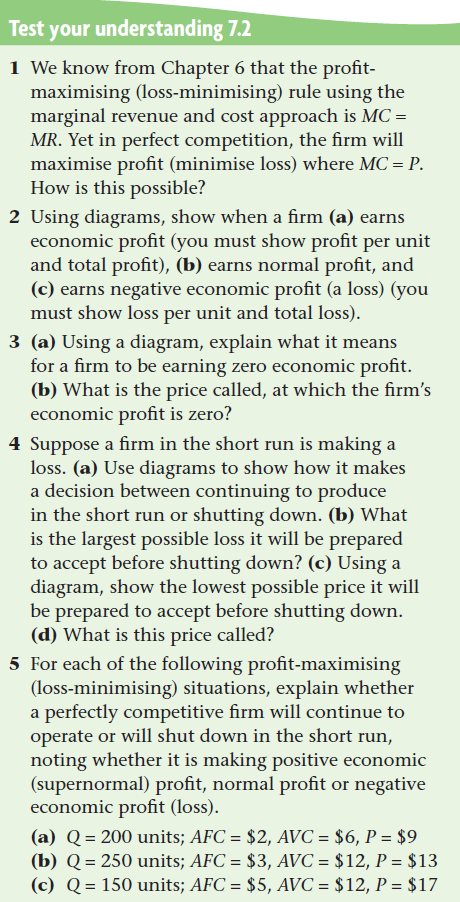
#> input picture images/econtest1.png, 460 x 902 px
$ python clustering2.py
#> lines starting #> are read from the running program, lines starting #| are printed output that depends on the picture
### numberExtraction.py
import time
s = time.time()
import networkx as nx
import pandas as pd
import cv2
import numpy as np
from numpy.linalg import norm
import re
import math
import pytesseract
import matplotlib.pyplot as plt
import itertools
import sklearn.metrics
# print(f"Imports completed in {time.time() - s}s")
pytesseract.pytesseract.tesseract_cmd = 'C:\\Program Files\\Tesseract-OCR\\tesseract.exe' #windoge moment

def load(somethinglol):
#> called with somethinglol = 'images/econtest1.png'
    img = cv2.imread(somethinglol)
#> img is the input picture: shape (902, 460, 3); mean B, G, R 205.8, 222.6, 211.4
    img = cv2.cvtColor(img, cv2.COLOR_BGR2GRAY)
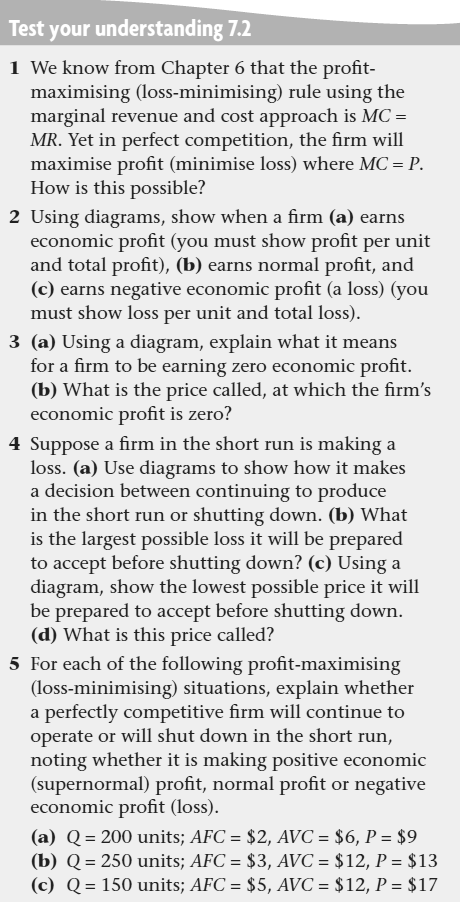
#> img: shape (902, 460); min 32, max 255, mean 217.5
    h, w = img.shape
#> h = 902; w = 460
    img = cv2.resize(img, (1000, 1000))
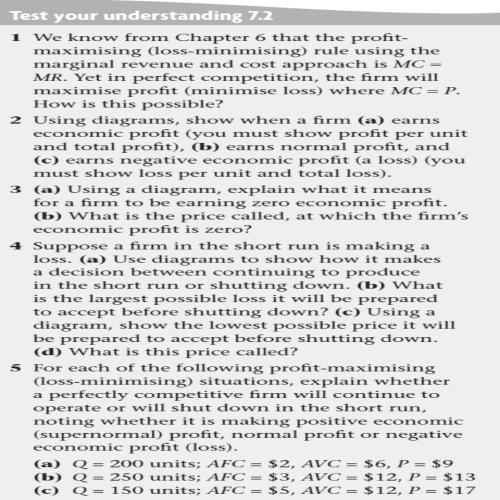
#> img: shape (1000, 1000) (shown at 1/2 size); min 32, max 255, mean 217.5
    return img

"""
How to detect question numbers:
1. Although some numbers are missed out, they're in sequence most of the time.
2. They are at the center of the distribution of all the numbers, very dense.
3. If you draw a line of best fit through them, they're all very close to that line.
4. That line of best fit shoult point straight downwards.
"""

# [162 lines left out: functions select_numbers, extractNumbers, not called in this run]

    # [7 lines of commented-out code are left out]

def deleteNumbers(boxes):
    numbers = list(filter(lambda x: x[0].isalpha(), boxes))
    return numbers

# [34 lines left out: functions convertLetters, clusterCoords, cropCoords, not called in this run]


# [10 lines of commented-out code are left out]

### clustering2.py
import cv2
import pytesseract
import matplotlib.pyplot as plt
from sklearn.cluster import SpectralClustering, KMeans
from scipy.cluster.vq import kmeans2
import numpy as np
from numberExtraction import *

# pytesseract.pytesseract.tesseract_cmd = 'C:\\Program Files\\Tesseract-OCR\\tesseract.exe' (Windoge moment)

# Returns an array in the format [bottom right x, bottom right y, top left x, top left y]
def create_boxes(img):
    Height, Width = img.shape
#> Height = 1000; Width = 1000
#> (the run stopped early here; a loop or call above may not have finished)

$ run again, with numexample1.png copied over images/econtest1.png
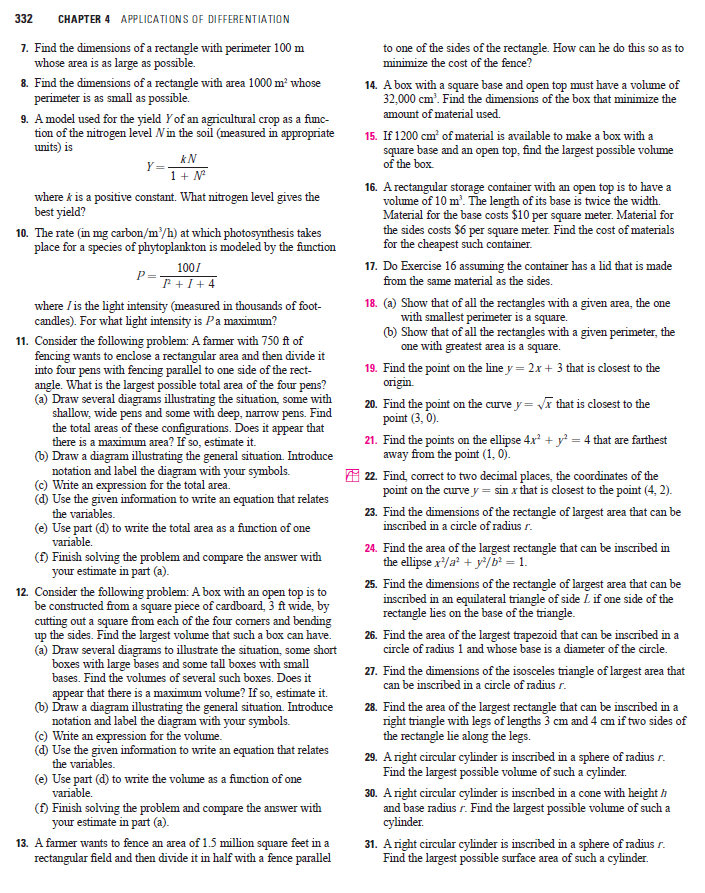
#> input picture numexample1.png, 705 x 893 px
#> in load, img is the input picture: shape (893, 705, 3); mean B, G, R 233.1, 232.5, 232.9
#> in load, `img = cv2.resize(img, (1000, 1000))`:
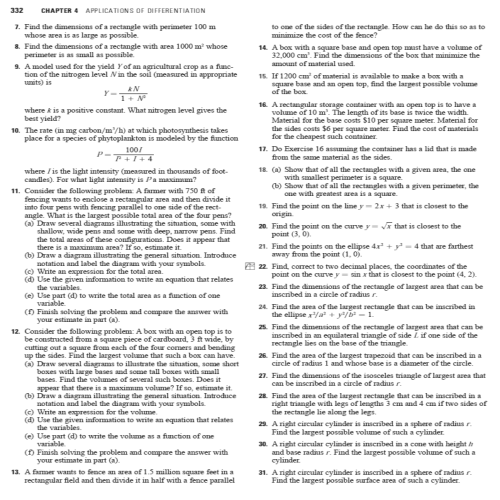
#> img: shape (1000, 1000) (shown at 1/2 size); min 32, max 255, mean 232.6
#> Height = 1000

$ run again, with images/test.png copied over images/econtest1.png
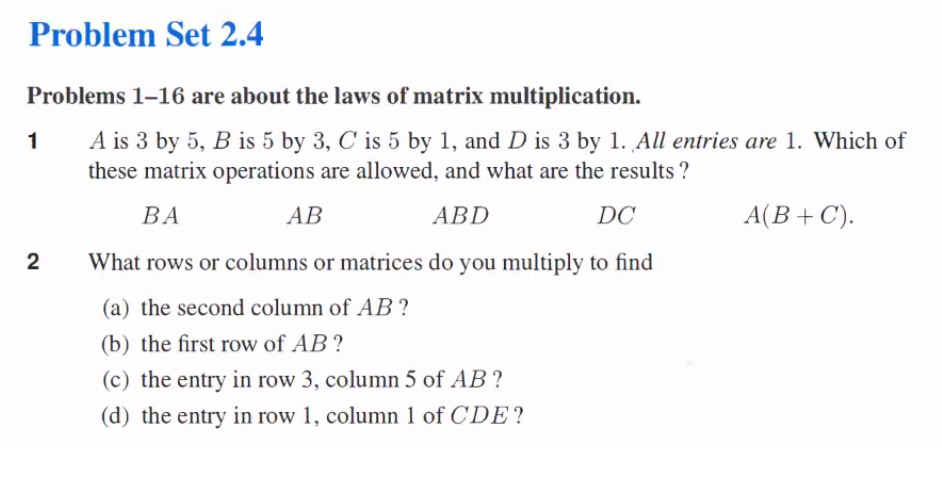
#> input picture images/test.png, 942 x 490 px
#> in load, img is the input picture: shape (490, 942, 3); mean B, G, R 246.5, 244.3, 246.2
#> in load, `img = cv2.resize(img, (1000, 1000))`:
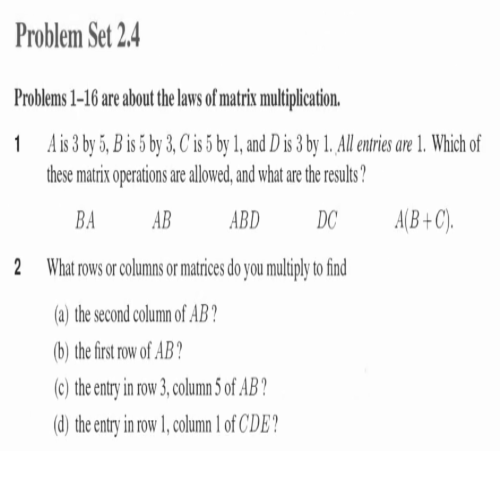
#> img: shape (1000, 1000) (shown at 1/2 size); min 27, max 255, mean 245
#> Height = 1000

$ run again, with images/Untitled.png copied over images/econtest1.png
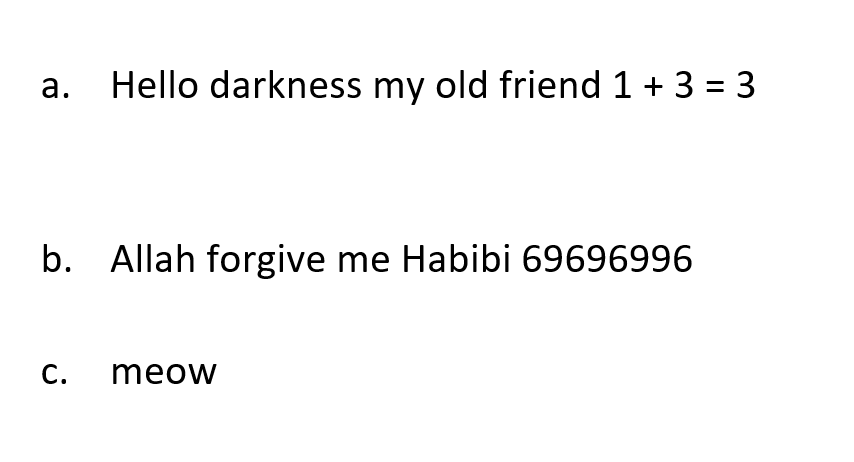
#> input picture images/Untitled.png, 854 x 462 px
#> in load, img is the input picture: shape (462, 854, 3); min 0, max 255, mean 248.2
#> in load, `img = cv2.resize(img, (1000, 1000))`:
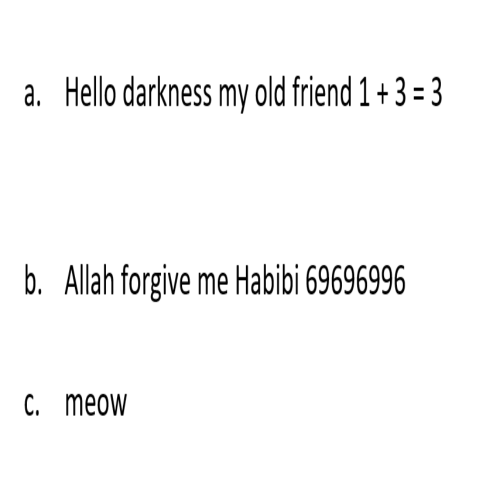
#> img: shape (1000, 1000) (shown at 1/2 size); min 0, max 255, mean 248.2
#> Height = 1000
